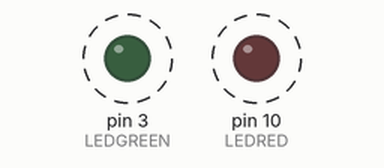
The sketch below on a simulated Arduino Uno, built with avr-gcc and run on an emulated ATmega328P. On the bench: output pins drawn as LEDs (lit = HIGH). Dashed ring = blinking.

Above: at 0.05 s.
Timing chart, 0 to 3.0 s (numbered marks = the images above):
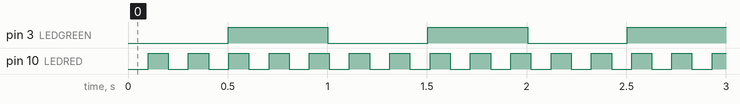

Measured:
- by itself, pin 3 (LEDGREEN): alternates HIGH for 0.50 s and LOW for 0.50 s
- by itself, pin 10 (LEDRED): alternates HIGH for 0.10 s and LOW for 0.10 s

The sketch:

protothread_blink_leds.ino
```cpp
#include <pt.h>

#define LEDGREEN 3
#define LEDRED 10

static struct pt pt1, pt2;

// setup the variables, ports to be used
void setup() {
  pinMode(LEDGREEN, OUTPUT);
  pinMode(LEDRED, OUTPUT);

  PT_INIT(&pt1); // initialize the thread pointer
  PT_INIT(&pt2); // initialize the thread pointer
}

// function that toggles the Red LED
void toggleLEDRed(){
  boolean state = digitalRead(LEDRED);
  state ^= 1;
  digitalWrite(LEDRED, state);
}

// function that toggles the Green LED
void toggleLEDGreen(){
  boolean state = digitalRead(LEDGREEN);
  state ^= 1;
  digitalWrite(LEDGREEN, state);
}

// thread function that blinks the Red LED
int thread1_LedRed(int interval){
  static unsigned long timestamp_red = 0;
  PT_BEGIN(&pt1); // this signifies the start of the thread
  while(1){
    PT_WAIT_UNTIL(&pt1, millis() - timestamp_red > interval); // this will check the 2nd argument, if true it will continue, if false it blocks and go to other thread
    timestamp_red = millis();
    toggleLEDRed();
  }
  PT_END(&pt1); // this signifies the end of the thread
}

int thread2_LedGreen(int interval){
  static unsigned long timestamp_green = 0;
  PT_BEGIN(&pt2); // this signifies the start of the thread
  while(1){
    PT_WAIT_UNTIL(&pt2, millis() - timestamp_green > interval);
    timestamp_green = millis();
    toggleLEDGreen();
  }
  PT_END(&pt2); // this signifies the start of the thread
}

// the super loop
void loop() {
  thread1_LedRed(100); // call the thread function, toggle Red Led every 100 ms
  thread2_LedGreen(500); // call the thread function, toggle Green Led every 500 ms
}
```
